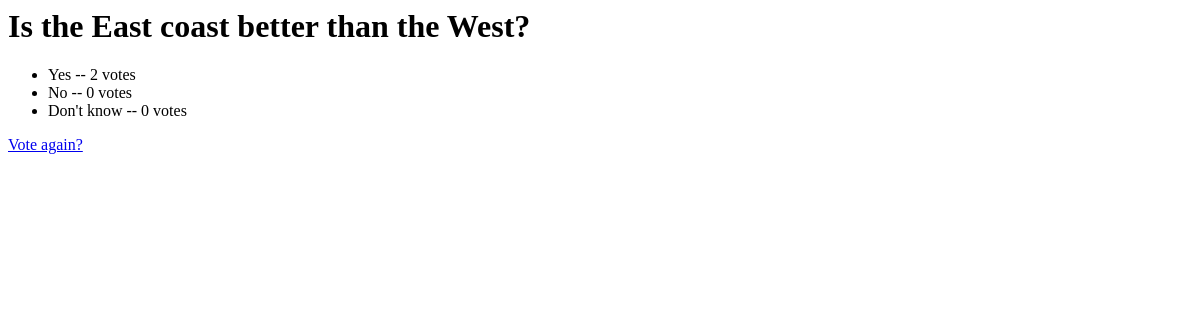
The page /polls/2/results/ on the database as committed earlier.
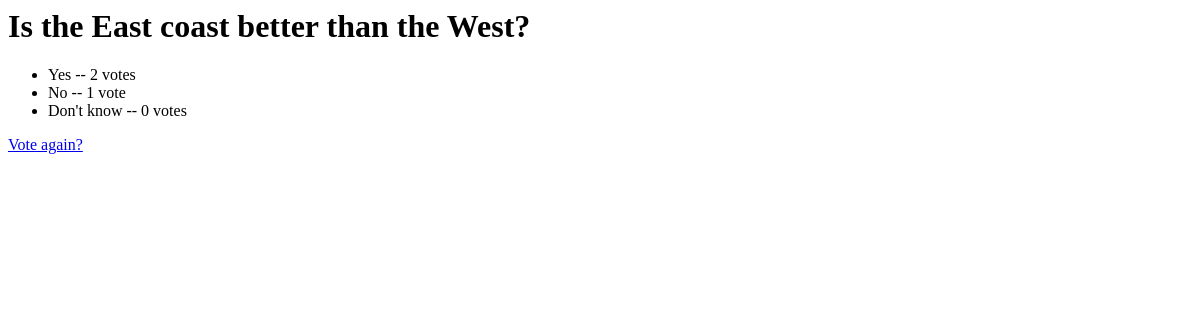
The same page on the database as committed later.
### polls/models.py (models this page shows, shortened)
class Choice(models.Model):
    poll = models.ForeignKey(Poll)
    choice_text = models.CharField(max_length=200)
    votes = models.IntegerField(default=0)

### polls/views.py (the view)
# urls.py: url(r'^(?P<pk>\d+)/results/$', views.ResultsView.as_view(), name="results"),
class ResultsView(generic.DetailView):
    model = Poll
    template_name = 'polls/results.html'

### polls/templates/polls/results.html
<h1>{{ poll.question }}</h1>
<ul>
	{% for choice in poll.choice_set.all %}
		<li>{{choice.choice_text}} -- {{ choice.votes }} vote{{ choice.votes|pluralize }}</li>
	{% endfor %}
</ul>
<a href="{% url 'polls:detail' poll.id %}">Vote again?</a>

Rows that differ between the two databases and show on the page:
changed Choice "No": votes "0" → "1"
